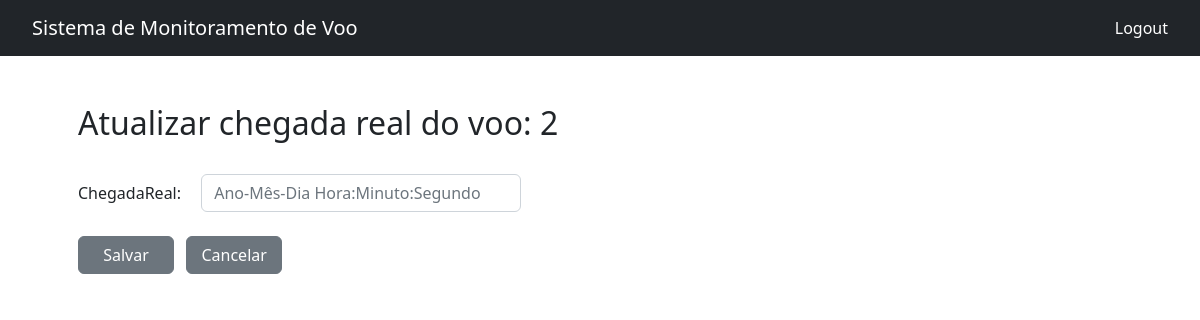
The app's page /monitoramento/atualizar_chegada_voo/2, older data.
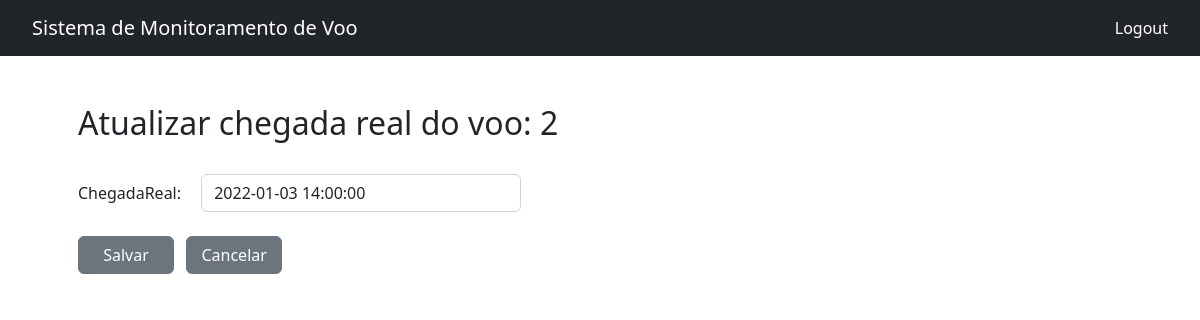
The same page, newer data.
### aeroporto/models.py (models this page shows, shortened)
class Voo(models.Model):
    codigoVoo = models.IntegerField(primary_key=True, null=False, unique=True)
    companhiaAerea = models.CharField(max_length=100, null=False)
    partidaPrevista = models.DateTimeField(null=False)
    partidaReal = models.DateTimeField(null=True)
    chegadaPrevista = models.DateTimeField(null=False)
    chegadaReal = models.DateTimeField(null=True)
    status = models.CharField(max_length=100, null=False, default='Aguardo')
    rota = models.CharField(max_length=100, null=True)
    aeroportoOrigem = models.CharField(max_length=100, null=False)
    aeroportoDestino = models.CharField(max_length=100, null=False)
    condicao = models.CharField(max_length=100, null=False)
    class Meta:
        db_table = 'voos'

### aeroporto/views.py (the view, shortened to what this page needs)
# urls.py: path('monitoramento/atualizar_chegada_voo/<int:pk>', views.UpdateVooArrivalView.as_view(), name='atualizar_chegada_voo'),
class UpdateVooArrivalView(UpdateView):
    model = Voo
    form_class = VooUpdateArrivalForm
    template_name = 'monitoramento/atualizar_chegada_voo.html'

### aeroporto/forms.py
class VooUpdateArrivalForm(forms.ModelForm):
    class Meta:
        model = Voo
        fields = ('chegadaReal',)
        widgets = {
            'chegadaReal': forms.DateTimeInput(attrs={'class': 'form-control', 'placeholder': 'Ano-Mês-Dia Hora:Minuto:Segundo'}),
        }

### template/monitoramento/atualizar_chegada_voo.html (shortened to what this page needs)
{% load static %}
<!DOCTYPE html>
<html>
<head>
    <link rel="stylesheet" href="{% static 'css/bootstrap/bootstrap.min.css' %}">
    <link rel="stylesheet" href="{% static 'css/navbar.css' %}">
    <link rel="stylesheet" href="{% static 'css/status-form.css' %}">
</head>
<body>
    <div class="nav-container">
        <nav class="navbar navbar-expand navbar-dark bg-dark">
            <a class="navbar-brand">Sistema de Monitoramento de Voo</a>
            <div class="collapse navbar-collapse" id="navbarText">
                <span class="navbar-text">
                        <a class="nav-link" href="{% url 'voos'%}">Logout</a>
                </span>
            </div>
        </nav>
    </div>
    <div class="container-xl p-5">
        <h2>
            Atualizar chegada real do voo: {{ voo.codigoVoo }}
        </h2>
        <br>
        <table>
            <div class="form-group">
                <form method="POST">
                    {% csrf_token %} {{ form.as_p}}
                    <br>
                    <button class="btn btn-secondary">Salvar</button>
                    <a class="btn btn-secondary" href="{% url 'monitoramento' %}?voo={{ voo.codigoVoo }}">Cancelar</a>
                </form>
            </div>
        </table>
    </div>
</body>
</html>

Row changes from the older to the newer data that the page shows:
changed Voo id 2: chegadaReal (not shown) → "2022-01-03 14:00:00"
